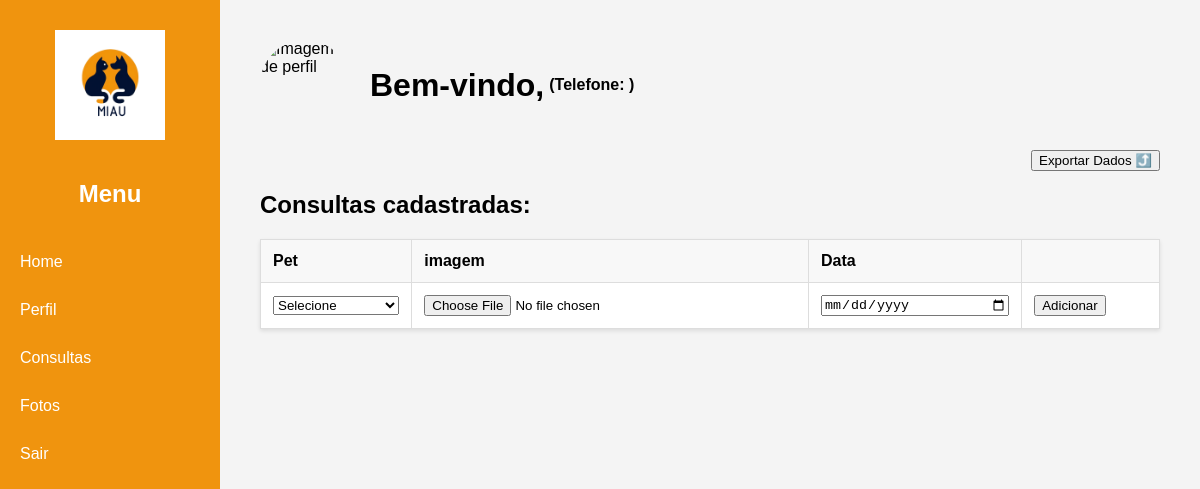
Before: /home.php?section=fotos with the older database file.
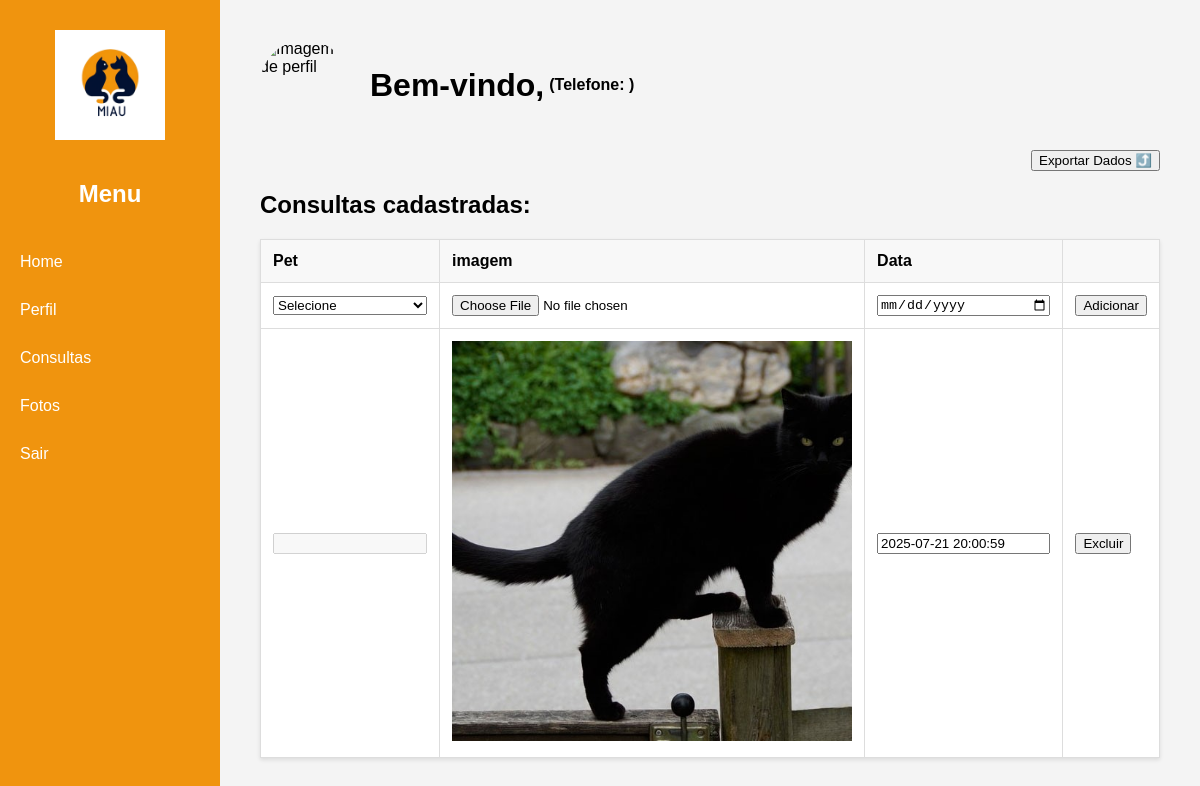
After: the same page with the newer database file.
### tables this page shows
CREATE TABLE IF NOT EXISTS `fotos` (
  `idfoto` int NOT NULL AUTO_INCREMENT,
  `idpet` int DEFAULT '0',
  `img` varchar(150) DEFAULT NULL,
  `datetimeregistro` datetime DEFAULT (now()),
  `ativo` int DEFAULT NULL,
  PRIMARY KEY (`idfoto`) USING BTREE,
  KEY `FKfotos` (`idpet`),
  CONSTRAINT `FKfotos` FOREIGN KEY (`idpet`) REFERENCES `pet` (`idpet`)
);

### controllers/homecontroller.php (called while the page is built, shortened)
<?php
require_once 'core/Database.php';
require_once 'models/fotos.php';
require_once 'userscontroller.php';
require_once 'userscontroller.php';
require_once 'fotoscontroller.php';
$user = getUser($_SESSION['userId'], $pdo->prepare("SELECT * FROM users WHERE iduser = :id"));
$fotos = getFotos( $pdo->prepare("SELECT * FROM fotos WHERE ativo = 1 ORDER BY datetimeregistro"));
?>

### controllers/userscontroller.php (called while the page is built, shortened)
<?php
function getUser($idtutor,$data) {
    try {
        $data->bindValue(":id",$idtutor);
        $data->execute();
        return $data->fetchObject('User');
    }
    catch (PDOException $e) {
        echo "Erro ao buscar dados: " . $e->getMessage();
    }
}
?>

### controllers/fotoscontroller.php (the view, shortened to what this page needs)
<?php
function listFotos($fotos,$pets) {
     foreach($fotos as $key => $foto){
        echo "<tr>";
        echo "<td><input type='text' disabled name='pet' value='" . (array_find($pets, fn($p) => $p->idpet == $foto->idpet)->nome ?? '') . "'></td>";
        echo "<td><a href='assets/imgs/uploads/" . $foto->img . "' target='_blank'><img src='assets/imgs/uploads/" . $foto->img . "' alt='Imagem da Foto' style='width: 400px; height: 400px; object-fit: cover;'></a></td>";
        echo "<td><input type='text' name='datetimeregistro' value='" . $foto->datetimeregistro . "'></td>";
        echo "<td>
            <form method='POST' action='home.php?action=deleteFoto' style='display:inline;'>
            <input type='hidden' name='idfoto' value='" . $foto->idfoto . "'>
            <button type='submit'>Excluir</button>
              </form>
              </td>";
        echo "</tr>";
     }
}
function getFotos($data) {
    try {
        $data->execute();
        return $data->fetchAll(PDO::FETCH_CLASS,'Foto');
    }    catch (PDOException $e) {
        echo "Erro ao buscar dados: " . $e->getMessage();
    }
}
?>

### home.php (shortened to what this page needs)
<?php
require_once 'controllers/homecontroller.php';
$section = isset($_GET['section']) ? $_GET['section'] : '';
?>
<!DOCTYPE html>
<html lang="pt-br">
<head>
</head>
<body>
    <?php  include 'partials/sidebarpartial.php';?>
    <div class="main-content">
        <div style="display: flex; align-items: center; margin-bottom: 20px;">
            <img src="assets/imgs/profiles/<?php echo $user->imgprofile; ?>" alt="Imagem de perfil" style="width: 90px; height: 90px; border-radius: 50%; object-fit: cover; margin-right: 20px;">
            <h1 style="margin: 0;">Bem-vindo, <?php echo $user->username; ?></h1>
            <p><strong style="margin: 5px;"> (Telefone: <?php echo $user->telefone; ?>)</strong></p>
        </div>
        <div style="text-align: right; margin-bottom: 20px;">
            <form action="home.php?action=exportJson" method="post" style="display: inline;">
            <button type="submit">Exportar Dados ⤴️</button>
            </form>
        </div>
        <?php
        switch ($section) {
            case 'fotos':
                include 'partials/fotospartial.php';
                break;
        }
        ?>
    </div>
</body>
</html>

### partials/sidebarpartial.php
<div class="sidebar">
    <img src="assets/imgs/logos/logo.jpeg" alt="Logo" style="display: block; margin: 0 auto; max-width: 50%; height: auto; padding-bottom: 20px;">
    <h2>Menu</h2>
    <ul>
        <li><a href="home.php">Home</a></li>
        <li><a href="home.php?section=perfil">Perfil</a></li>
        <li><a href="home.php?section=consultas">Consultas</a></li>
        <li><a href="home.php?section=fotos">Fotos</a></li>
        <li><a href="logout.php">Sair</a></li>
    </ul>
</div>

### partials/fotospartial.php (shortened to what this page needs)
<h2>Consultas cadastradas: </h2>
<table border="1" cellpadding="8" cellspacing="0" style="background:#fff; border-collapse:collapse; width:100%;">
        <thead>
                <tr>
                        <th>Pet</th>
                        <th>imagem</th>
                        <th>Data</th>
                        <th></th>
                </tr>
        </thead>
        <tbody>
                <tr>
                        <form method="POST" enctype='multipart/form-data' action="home.php?action=addFoto">
                                <td>
                                        <select name="pet" id="pet" required>
                                                <option value="">Selecione</option>
                                        </select>
                                </td>
                                <td>
                                        <input type='file' name='foto' accept='image/*'>
                                </td>
                                <td>
                                        <input type="date" name="data" id="data" required>
                                </td>
                                <td>
                                        <button type="submit">Adicionar</button>
                                </td>
                        </form>
                </tr>
                <?php listFotos($fotos, $pets); ?>
        </tbody>
</table>

### home.php (style rules this page uses)
body { margin: 0; font-family: Arial, sans-serif; background: #f4f4f4; }
.sidebar { height: 100vh; width: 220px; position: fixed; top: 0; left: 0; background: #f0940e; color: #fff; padding-top: 30px; }
.sidebar h2 { text-align: center; margin-bottom: 30px; font-size: 1.5em; }
.sidebar ul { list-style: none; padding: 0; }
.sidebar ul li { padding: 15px 20px; border-bottom: 0px solid #333; }
.sidebar ul li a { color: #fff; text-decoration: none; display: block; }
.main-content { margin-left: 220px; padding: 40px; }
.main-content table { width: 100%; border-collapse: collapse; background-color: #fff; margin-top: 20px; box-shadow: 0 2px 4px rgba(0,0,0,0.1); }
.main-content th, .main-content td { border: 1px solid #ddd; padding: 12px; text-align: left; vertical-align: middle; }
.main-content th { background-color: #f8f8f8; font-weight: bold; }
.main-content td input[type="text"], .main-content td input[type="date"], .main-content td select, .main-content td textarea { width: 100%; box-sizing: border-box; }

Changed rows visible on the page:
added fotos: img (picture), datetimeregistro "2025-07-21 20:00:59"
